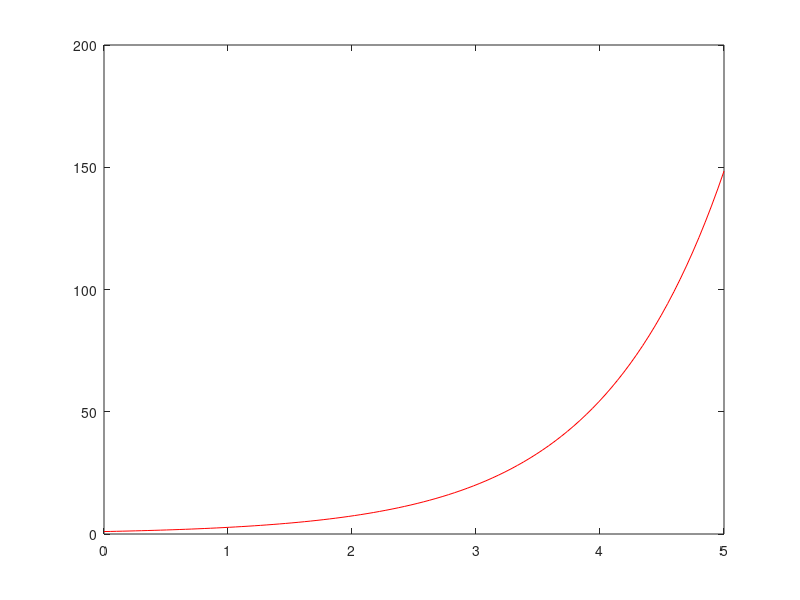

This figure's MATLAB source: (Note: this script raises an error after producing the figure.)
%% HW2
% This is Carina Vallefuoco's Homework 2.
%% Problem 1
% This problem approximates exp(x) for x in [0,5]
% We found that exp(x) = expx+((x.^i)/factorial(i))
close all % closes all the open figure windows
clear % clears variables and functions from memory
x = linspace(0,5); % domain from 0 to 5 for x
plot(x, exp(x),'r') % plots the original exp(x) in red
hold on % waits to add more plots to the same graph
n = 2; % 2 number of terms
expVall % runs the exp taylor series formula in the expVall.m file
plot(x,expx,'g') % plots the expx with 2 terms in green
hold on % waits to add more plots to the same figure
n = 5; % 5 number of terms
expVall % runs the exp taylor series formula in the expVall.m file
plot(x,expx,'b') % plots the expx with 5 terms in blue
hold on % waits to add more plots to the same figure
n = 7; % 7 number of terms
expVall % runs the exp taylor series formula in the expVall.m file
plot(x,expx,'m') % plots the expx with 7 terms in magenta
hold on % waits to add more plots to the same figure
title('Taylor Series Approximation of e^x') % title of the graph
legend('e^x','n=2','n=5','n=7') % labels the curves in order on the graph
xlabel('x') % labels the x axis
ylabel('y') % labels the y axis
%%
% This tell us that the more terms we have the more accurate the e^x curve
% will be and thus our plot gets more accurate.
%% Problem 2
% This problem approximates exp(1)
close all % closes all the open figure windows
clear % clears variables and functions from memory
expx=1; % exp(1) function
n=1; % n is the base case 
error=ones(10000, 1); % creates a 10000 by 1 matrix of all ones
while error(n)>1e-6 % while the nth element in the error matrix is greater the error which is 1e-6 
    expx=expx+((1.^n)/factorial(n)); % exp(x) taylor series function
    n=n+1; % increases the n by 1
    error(n)=(1/n)-(1/(n+1)); % reassigns the n element in the error matrix to the error approximation
end
semilogy(error(1:n)) % plots the error matrix from the first elements to the nth element
title('Approximation of e^1') % title of the graph
legend('error per iteration in approximating e^1') % labels the e^1 error approx curve
%% Problem 3
% This problem will produce a pretty fern
close all % closes all the open figure windows
clear % clears variables and functions from memory
matrix = zeros(2,10000); % creates a 2 by 10,000 matrix of all ones
z = [0;0]; % creates a 2 by 1 matrix of 0 and 0 (top row x, bottom row y)
for i=2:10000 % for loop to go continue the processes below 10,000 times
    r = rand(1); % picks a random number between 0 and 1
    if (r >= 0 && r<=0.01) % if random number has the probability of .01
        z= [0 0;0 0.15]*z; % numbers applied to z matrix
    elseif (r>0.01 && r<= 0.85) % if random number has the probability of .85
        z = [0.85 0.04;-0.04 0.85]*z +[0;1.6]; % numbers applied to z matrix
    elseif (r>0.85 && r<=0.92) % if random number has the probability of .07
        z = [0.2 -0.26;0.23 0.22]*z +[0;1.6]; % numbers applied to z matrix
    else % if random number has the probability of .07
        z =[-0.15 0.28;0.26 0.24]*z+[0;0.44];  % numbers applied to z matrix   
    end
    matrix(:,i)=z; % z matrix to the original matrix going through by each column
end
plot(matrix(1,:),matrix(2,:),'g.') % plots the first row for x values and the
% second row for y values. The plot consists of green dots.
title('Pretty Fern') % title of the graph is green
%% Link to this website and m-file
%
% * <http://studentpersonalpages.loyola.edu/cnvallefuoco/www/loy1703936/MA302/html/hw2Vall.html hw2Vall.html>
% * <http://studentpersonalpages.loyola.edu/cnvallefuoco/www/loy1703936/MA302/hw2Vall.m hw2Vall.m>
% * <http://studentpersonalpages.loyola.edu/cnvallefuoco/www/loy1703936/MA302/expVall.m expVall.m>
%
